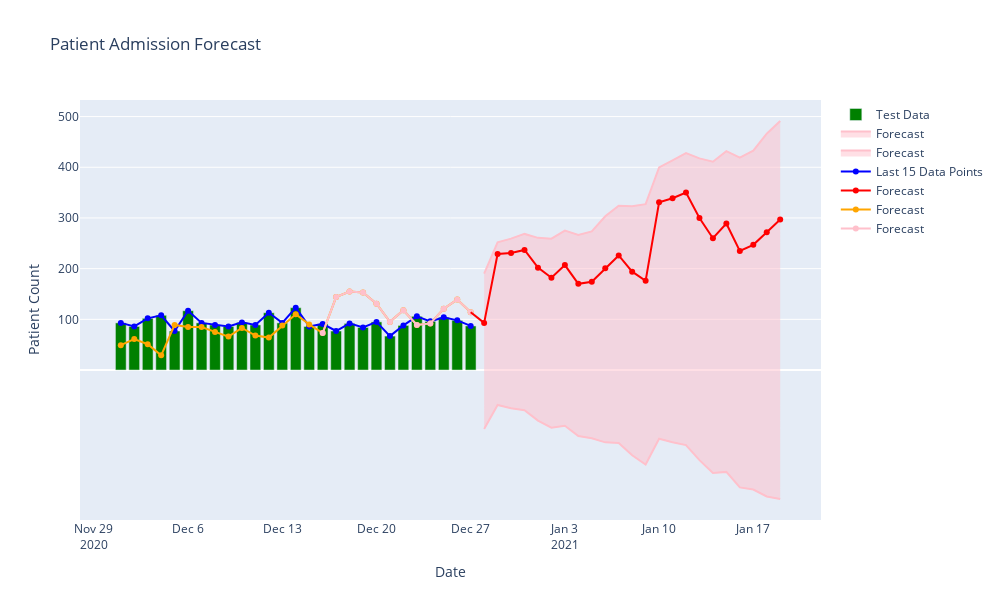

Source (notebook cell):
### Code cell
# Create a Plotly figure
fig = go.Figure()

# Plot the last 15 values of the test data as a bar graph with only y-axis on hovering
fig.add_trace(go.Bar(x=merged_df1['Date'][2161:2188], y=merged_df1['Admissions_Patient_Count'].iloc[2161:2188], name='Test Data', marker_color='green', hoverinfo='x, y'))

fig.add_trace(go.Scatter(x=merged_df1['Date'][2188:], y=merged_df1['Admissions_Lower_Bound'].iloc[2188:]*0.4, fill='tozeroy', mode='lines', name='Forecast', line=dict(color='pink'), fillcolor='rgba(255, 192, 203, 0.5)',hoverinfo='name,x,y'))
fig.add_trace(go.Scatter(x=merged_df1['Date'][2188:], y=merged_df1['Admissions_Upper_Bound'].iloc[2188:]*0.4, fill='tozeroy', mode='lines', name='Forecast', line=dict(color='pink'), fillcolor='rgba(255, 192, 203, 0.5)', hoverinfo='name,x,y'))


# Plot the last 15 data points and the 50 forecasts
fig.add_trace(go.Scatter(x=merged_df1['Date'][2161:2188], y=merged_df1['Admissions_Patient_Count'].iloc[2161:2188], mode='lines+markers', name='Last 15 Data Points', line=dict(color='blue'), hoverinfo='name,x,y'))
fig.add_trace(go.Scatter(x=merged_df1['Date'][2188:], y=merged_df1['Admissions_Forecast_Patient_Count'].iloc[2188:], mode='lines+markers', name='Forecast', line=dict(color='red'), hoverinfo='name,x,y'))
fig.add_trace(go.Scatter(x=merged_df1['Date'][2161:2188], y=merged_df1['Admissions_Forecast_Patient_Count'].iloc[2161:2188], mode='lines+markers', name='Forecast', line=dict(color='orange'), hoverinfo='name,x,y'))
fig.add_trace(go.Scatter(x=merged_df1['Date'][2176:2188], y=merged_df1['Admissions_Forecast_Patient_Count'].iloc[2176:2188], mode='lines+markers', name='Forecast', line=dict(color='pink'), hoverinfo='name,x,y'))

# Add a line shape to connect the blue and red lines

line_shape = {
    'type': 'line',
    'x0': merged_df1['Date'][2187],
    'x1': merged_df1['Date'][2188],
    'y0': merged_df1['Admissions_Forecast_Patient_Count'].iloc[2187],
    'y1': merged_df1['Admissions_Forecast_Patient_Count'].iloc[2188],
    'line': {'color': 'red', 'width': 2},
}
fig.add_shape(line_shape)

# Customize the layout
fig.update_layout(
    title='Patient Admission Forecast',
    xaxis_title='Date',
    yaxis_title='Patient Count',
    height=600,  # Adjust the height as needed
    width=1000   # Adjust the width as needed
)

fig.update_yaxes(
    tickvals=[100,200,300,400,500], # Set the y-axis tick values
    tickmode='array'  # Use the specified tick values
)

# Show the interactive plot
fig.show()

### Figure 1 — Plotly figure (JSON) as saved in the notebook; plotly's stock layout.template omitted (floating-point values rounded to 4 significant figures)
{"data": [{"hoverinfo": "x+y", "marker": {"color": "green"}, "name": "Test Data", "type": "bar", "x": ["2020-12-01T00:00:00", "2020-12-02T00:00:00", "2020-12-03T00:00:00", "2020-12-04T00:00:00", "2020-12-05T00:00:00", "2020-12-06T00:00:00", "2020-12-07T00:00:00", "2020-12-08T00:00:00", "2020-12-09T00:00:00", "2020-12-10T00:00:00", "2020-12-11T00:00:00", "2020-12-12T00:00:00", "2020-12-13T00:00:00", "2020-12-14T00:00:00", "2020-12-15T00:00:00", "2020-12-16T00:00:00", "2020-12-17T00:00:00", "2020-12-18T00:00:00", "2020-12-19T00:00:00", "2020-12-20T00:00:00", "2020-12-21T00:00:00", "2020-12-22T00:00:00", "2020-12-23T00:00:00", "2020-12-24T00:00:00", "2020-12-25T00:00:00", "2020-12-26T00:00:00", "2020-12-27T00:00:00"], "y": [93, 86, 102, 108, 77, 117, 93, 89, 86, 94, 89, 113, 93, 123, 86, 91, 77, 92, 84, 95, 67, 88, 106, 96, 104, 98, 87]}, {"fill": "tozeroy", "fillcolor": "rgba(255, 192, 203, 0.5)", "hoverinfo": "name+x+y", "line": {"color": "pink"}, "mode": "lines", "name": "Forecast", "type": "scatter", "x": ["2020-12-28T00:00:00", "2020-12-29T00:00:00", "2020-12-30T00:00:00", "2020-12-31T00:00:00", "2021-01-01T00:00:00", "2021-01-02T00:00:00", "2021-01-03T00:00:00", "2021-01-04T00:00:00", "2021-01-05T00:00:00", "2021-01-06T00:00:00", "2021-01-07T00:00:00", "2021-01-08T00:00:00", "2021-01-09T00:00:00", "2021-01-10T00:00:00", "2021-01-11T00:00:00", "2021-01-12T00:00:00", "2021-01-13T00:00:00", "2021-01-14T00:00:00", "2021-01-15T00:00:00", "2021-01-16T00:00:00", "2021-01-17T00:00:00", "2021-01-18T00:00:00", "2021-01-19T00:00:00"], "y": [-116.4, -68.94, -75.18, -79.11, -99.64, -113.7, -109.8, -130.3, -134.5, -142.7, -143.8, -168.0, -186.5, -135.4, -142.3, -148.0, -177.8, -203.2, -200.9, -231.5, -235.7, -249.4, -254.4]}, {"fill": "tozeroy", "fillcolor": "rgba(255, 192, 203, 0.5)", "hoverinfo": "name+x+y", "line": {"color": "pink"}, "mode": "lines", "name": "Forecast", "type": "scatter", "x": ["2020-12-28T00:00:00", "2020-12-29T00:00:00", "2020-12-30T00:00:00", "2020-12-31T00:00:00", "2021-01-01T00:00:00", "2021-01-02T00:00:00", "2021-01-03T00:00:00", "2021-01-04T00:00:00", "2021-01-05T00:00:00", "2021-01-06T00:00:00", "2021-01-07T00:00:00", "2021-01-08T00:00:00", "2021-01-09T00:00:00", "2021-01-10T00:00:00", "2021-01-11T00:00:00", "2021-01-12T00:00:00", "2021-01-13T00:00:00", "2021-01-14T00:00:00", "2021-01-15T00:00:00", "2021-01-16T00:00:00", "2021-01-17T00:00:00", "2021-01-18T00:00:00", "2021-01-19T00:00:00"], "y": [190.1, 251.8, 259.2, 268.5, 260.8, 259.1, 275.1, 266.2, 273.5, 303.2, 324.2, 322.9, 327.2, 399.6, 413.5, 427.9, 417.5, 411.1, 431.8, 419.2, 432.6, 466.3, 491.3]}, {"hoverinfo": "name+x+y", "line": {"color": "blue"}, "mode": "lines+markers", "name": "Last 15 Data Points", "type": "scatter", "x": ["2020-12-01T00:00:00", "2020-12-02T00:00:00", "2020-12-03T00:00:00", "2020-12-04T00:00:00", "2020-12-05T00:00:00", "2020-12-06T00:00:00", "2020-12-07T00:00:00", "2020-12-08T00:00:00", "2020-12-09T00:00:00", "2020-12-10T00:00:00", "2020-12-11T00:00:00", "2020-12-12T00:00:00", "2020-12-13T00:00:00", "2020-12-14T00:00:00", "2020-12-15T00:00:00", "2020-12-16T00:00:00", "2020-12-17T00:00:00", "2020-12-18T00:00:00", "2020-12-19T00:00:00", "2020-12-20T00:00:00", "2020-12-21T00:00:00", "2020-12-22T00:00:00", "2020-12-23T00:00:00", "2020-12-24T00:00:00", "2020-12-25T00:00:00", "2020-12-26T00:00:00", "2020-12-27T00:00:00"], "y": [93, 86, 102, 108, 77, 117, 93, 89, 86, 94, 89, 113, 93, 123, 86, 91, 77, 92, 84, 95, 67, 88, 106, 96, 104, 98, 87]}, {"hoverinfo": "name+x+y", "line": {"color": "red"}, "mode": "lines+markers", "name": "Forecast", "type": "scatter", "x": ["2020-12-28T00:00:00", "2020-12-29T00:00:00", "2020-12-30T00:00:00", "2020-12-31T00:00:00", "2021-01-01T00:00:00", "2021-01-02T00:00:00", "2021-01-03T00:00:00", "2021-01-04T00:00:00", "2021-01-05T00:00:00", "2021-01-06T00:00:00", "2021-01-07T00:00:00", "2021-01-08T00:00:00", "2021-01-09T00:00:00", "2021-01-10T00:00:00", "2021-01-11T00:00:00", "2021-01-12T00:00:00", "2021-01-13T00:00:00", "2021-01-14T00:00:00", "2021-01-15T00:00:00", "2021-01-16T00:00:00", "2021-01-17T00:00:00", "2021-01-18T00:00:00", "2021-01-19T00:00:00"], "y": [93, 229, 231, 237, 202, 182, 207, 170, 174, 201, 226, 194, 176, 331, 339, 350, 300, 260, 289, 235, 247, 272, 297]}, {"hoverinfo": "name+x+y", "line": {"color": "orange"}, "mode": "lines+markers", "name": "Forecast", "type": "scatter", "x": ["2020-12-01T00:00:00", "2020-12-02T00:00:00", "2020-12-03T00:00:00", "2020-12-04T00:00:00", "2020-12-05T00:00:00", "2020-12-06T00:00:00", "2020-12-07T00:00:00", "2020-12-08T00:00:00", "2020-12-09T00:00:00", "2020-12-10T00:00:00", "2020-12-11T00:00:00", "2020-12-12T00:00:00", "2020-12-13T00:00:00", "2020-12-14T00:00:00", "2020-12-15T00:00:00", "2020-12-16T00:00:00", "2020-12-17T00:00:00", "2020-12-18T00:00:00", "2020-12-19T00:00:00", "2020-12-20T00:00:00", "2020-12-21T00:00:00", "2020-12-22T00:00:00", "2020-12-23T00:00:00", "2020-12-24T00:00:00", "2020-12-25T00:00:00", "2020-12-26T00:00:00", "2020-12-27T00:00:00"], "y": [49, 61, 51, 29, 89, 85, 85, 75, 66, 83, 68, 64, 88, 110, 90, 73, 144, 155, 153, 131, 95, 118, 89, 92, 121, 139, 114]}, {"hoverinfo": "name+x+y", "line": {"color": "pink"}, "mode": "lines+markers", "name": "Forecast", "type": "scatter", "x": ["2020-12-16T00:00:00", "2020-12-17T00:00:00", "2020-12-18T00:00:00", "2020-12-19T00:00:00", "2020-12-20T00:00:00", "2020-12-21T00:00:00", "2020-12-22T00:00:00", "2020-12-23T00:00:00", "2020-12-24T00:00:00", "2020-12-25T00:00:00", "2020-12-26T00:00:00", "2020-12-27T00:00:00"], "y": [73, 144, 155, 153, 131, 95, 118, 89, 92, 121, 139, 114]}], "layout": {"height": 600, "shapes": [{"line": {"color": "red", "width": 2}, "type": "line", "x0": "2020-12-27T00:00:00", "x1": "2020-12-28T00:00:00", "y0": 114, "y1": 93}], "title": {"text": "Patient Admission Forecast"}, "width": 1000, "xaxis": {"title": {"text": "Date"}}, "yaxis": {"tickmode": "array", "tickvals": [100, 200, 300, 400, 500], "title": {"text": "Patient Count"}}}}
